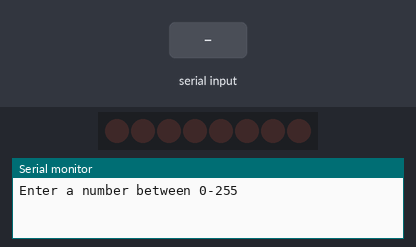
Recording of a sketch running on a simulated Arduino Uno, built with avr-gcc and run on an emulated ATmega328P. Shown: 8 shift-register outputs drawn as a row of LEDs (first output left, lit = HIGH), the last lines printed to the serial monitor. Wiring (inferred from the names in the program): shift register (74HC595): data pin 6; shift clock pin 7; latch pin 8. Wiring (inferred from the signals the program sends): row of LEDs: on Q0, Q1, Q2, Q3, Q4, Q5, Q6, Q7. The test bench sets the inputs (shaded band).

Above: at 1.2 s.
1.3 s: "90,45\n" received over Serial
At 2.7 s:
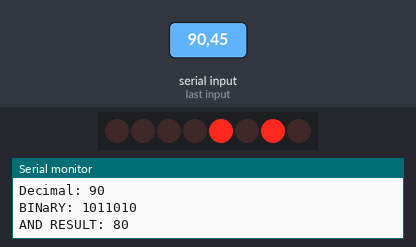
At 5.0 s:
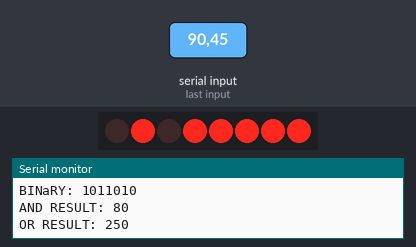
Timing chart, 0 to 20.8 s (numbered marks = the images above; inputs shaded):
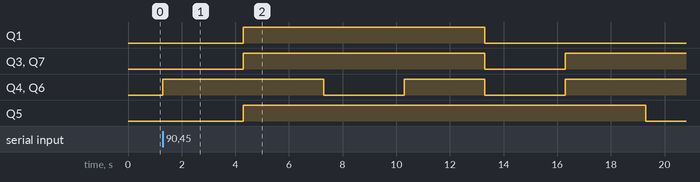

Measured:
- after the input at 1.3 s, Q1: LOW → HIGH after 3.0 s, → LOW 9.0 s later; Q3, Q7: LOW → HIGH after 3.0 s, → LOW 9.0 s later, → HIGH 3.0 s later; Q4, Q6: goes HIGH 6.0 s, LOW 3.0 s, HIGH 3.0 s, LOW 3.0 s, then HIGH, starting at once; Q5: LOW → HIGH after 3.0 s, → LOW 15.0 s later

The sketch:

05_latch_bitwise.ino
```cpp
const int data_p = 6;
const int clock_p = 7;
const int latch_p = 8;

byte led_map = 0b11110000;
int delay_t = 3000;

void shiftWrite(byte value);

void setup() {
    pinMode(data_p, OUTPUT);
    pinMode(clock_p, OUTPUT);
    pinMode(latch_p, OUTPUT);

    Serial.begin(9600);
    shiftWrite(0x00);
    Serial.println("Enter a number between 0-255");

}

void loop() {
    if (Serial.available())
    {
        int input_val = Serial.parseInt();

        if (input_val > 255)
            return;

        Serial.print("Decimal: ");
        Serial.println(input_val, DEC);
        Serial.print("BINaRY: ");
        Serial.println(input_val, BIN);
        Serial.println();

        Serial.print("AND RESULT: ");
        Serial.println(led_map & input_val);
        shiftWrite(led_map & input_val);
        delay(delay_t);
        Serial.println();

        Serial.print("OR RESULT: ");
        Serial.println(led_map | input_val);
        shiftWrite(led_map | input_val);
        delay(delay_t);
        Serial.println();

        Serial.print("XOR RESULT: ");
        Serial.println(led_map ^ input_val);
        shiftWrite(led_map ^ input_val);
        delay(delay_t);
        Serial.println();

        Serial.print("OR RESULT: ");
        Serial.println(led_map | input_val);
        shiftWrite(led_map | input_val);
        delay(delay_t);

    }
}

void shiftWrite(byte value)
{
    digitalWrite(latch_p, LOW);
    shiftOut(data_p, clock_p, MSBFIRST, value);
    digitalWrite(latch_p, HIGH);
}
```
